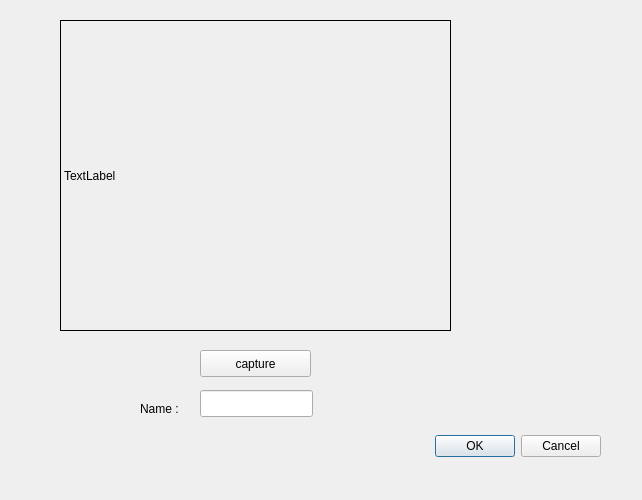
<?xml version="1.0" encoding="UTF-8"?>
<ui version="4.0">
 <class>Dialog</class>
 <widget class="QDialog" name="Dialog">
  <property name="geometry">
   <rect>
    <x>0</x>
    <y>0</y>
    <width>642</width>
    <height>500</height>
   </rect>
  </property>
  <property name="windowTitle">
   <string>Dialog</string>
  </property>
  <widget class="QDialogButtonBox" name="buttonBox">
   <property name="geometry">
    <rect>
     <x>260</x>
     <y>430</y>
     <width>341</width>
     <height>32</height>
    </rect>
   </property>
   <property name="orientation">
    <enum>Qt::Horizontal</enum>
   </property>
   <property name="standardButtons">
    <set>QDialogButtonBox::Cancel|QDialogButtonBox::Ok</set>
   </property>
  </widget>
  <widget class="QLabel" name="face">
   <property name="geometry">
    <rect>
     <x>60</x>
     <y>20</y>
     <width>391</width>
     <height>311</height>
    </rect>
   </property>
   <property name="frameShape">
    <enum>QFrame::Box</enum>
   </property>
   <property name="text">
    <string>TextLabel</string>
   </property>
  </widget>
  <widget class="QPushButton" name="capture">
   <property name="geometry">
    <rect>
     <x>200</x>
     <y>350</y>
     <width>111</width>
     <height>27</height>
    </rect>
   </property>
   <property name="text">
    <string>capture</string>
   </property>
  </widget>
  <widget class="QLabel" name="label">
   <property name="geometry">
    <rect>
     <x>140</x>
     <y>400</y>
     <width>67</width>
     <height>17</height>
    </rect>
   </property>
   <property name="text">
    <string>Name :</string>
   </property>
  </widget>
  <widget class="QLineEdit" name="lineEdit">
   <property name="geometry">
    <rect>
     <x>200</x>
     <y>390</y>
     <width>113</width>
     <height>27</height>
    </rect>
   </property>
  </widget>
 </widget>
 <resources/>
 <connections>
  <connection>
   <sender>buttonBox</sender>
   <signal>accepted()</signal>
   <receiver>Dialog</receiver>
   <slot>accept()</slot>
   <hints>
    <hint type="sourcelabel">
     <x>248</x>
     <y>254</y>
    </hint>
    <hint type="destinationlabel">
     <x>157</x>
     <y>274</y>
    </hint>
   </hints>
  </connection>
  <connection>
   <sender>buttonBox</sender>
   <signal>rejected()</signal>
   <receiver>Dialog</receiver>
   <slot>reject()</slot>
   <hints>
    <hint type="sourcelabel">
     <x>316</x>
     <y>260</y>
    </hint>
    <hint type="destinationlabel">
     <x>286</x>
     <y>274</y>
    </hint>
   </hints>
  </connection>
 </connections>
</ui>
